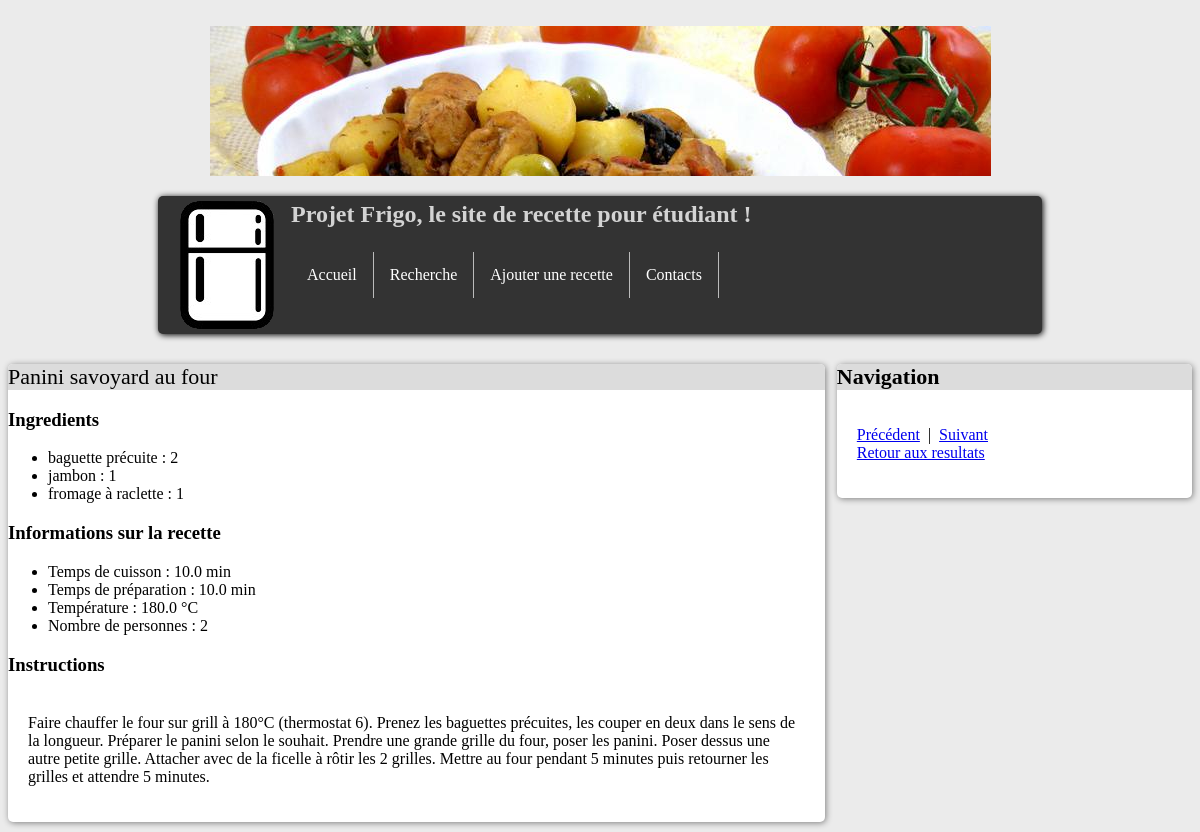
/fridgeApp/recipe/17, run on the app's committed database.
### fridgeApp/models.py (models this page shows, shortened)
class Recipe(models.Model):
    recipe_text = models.CharField(max_length = 200)
    pub_date = models.DateTimeField('date published')
    category = models.CharField(max_length = 200)

class Ingredient(models.Model):
    recipe = models.ForeignKey(Recipe, on_delete=models.CASCADE)
    ingredient_text = models.CharField(max_length = 50)
    quantity = models.FloatField()
    unit = models.CharField(max_length = 30)
    category = models.CharField(max_length = 200)

class Cook_information(models.Model):
    recipe = models.ForeignKey(Recipe, on_delete=models.CASCADE)
    information_text = models.CharField(max_length = 200)
    value = models.FloatField()
    value_unit = models.CharField(max_length = 30)

class Instructions(models.Model):
    recipe = models.ForeignKey(Recipe, on_delete=models.CASCADE)
    instructions_text = models.CharField(max_length = 1500)

### fridgeApp/views.py (the view)
# urls.py: url(r'^recipe/(?P<recipe_id>[0-9]+)$', views.recipe, name='recipe'),
def recipe(request, recipe_id):
    recipe = get_object_or_404(Recipe, pk = recipe_id)
    return render(request, 'fridgeApp/recipe.html', locals())

### fridgeApp/templates/fridgeApp/recipe.html (shortened to what this page needs)
﻿{% load static %}
<body>
	{% include "fridgeApp/includes/tabs.html" with active_tab='None' %}
	<section>
	<div class="title">{{ recipe.recipe_text }}</div>
	<h3> Ingredients </h3>
	<ul>
	{% for ingredient in recipe.ingredient_set.all %}
		<li> {{ingredient.ingredient_text}} :
		{% if ingredient.quantity|add:"0" == ingredient.quantity %}
			{{ingredient.quantity|add:"0"}}
		{% else %}
			{{ingredient.quantity}}
		{% endif %}
		</li>
	{% endfor %}
	</ul>
	<h3> Informations sur la recette </h3>
	<ul>
	{% for info in recipe.cook_information_set.all %}
		<li> {{info.information_text}} :
		{% if info.value != 0 and info.value_unit == 'none' %}
			{{info.value|stringformat:"d"}}
		{% else %}
			{% if info.value != 0 %} {{info.value}} {% endif %}
			{% if info.value_unit != 'none' %} {{info.value_unit}} {% endif %} </li>
		{% endif %}
	{% endfor %}
	</ul>
	<h3> Instructions </h3>
	<p> {{recipe.instructions_set.all.0.instructions_text}} </p>
	</section>
	<aside>
		<div class="title"><strong>Navigation</strong></div>
		<p>
			<a href="{%url 'fridgeApp:recipe' recipe.id|add:-1%}">Précédent</a>&nbsp; |&nbsp;
			<a href="{%url 'fridgeApp:recipe' recipe.id|add:'1'%}">Suivant</a> <br/>
			<a href="{%url 'fridgeApp:result'%}">Retour aux resultats</a>
		</p>
	</aside>
</body>

### fridgeApp/static/fridgeApp/stylesheet.css (style rules this page uses)
body { background-color: rgb(235,235,235); }
section { float: left; background-color: white; border-radius: 5px; box-shadow: 1px 1px 6px gray; width: 69%; margin: 10px 0px 10px 0px; }
section .title { background-color: rgb(220,220,220); border-bottom-width: 1px; border-radius: 5px 5px 0px 0px; border-color: black; font-size: 22px; }
section p { padding: 20px; }
aside { float: right; background-color: white; border-radius: 5px; box-shadow: 1px 1px 6px gray; width: 30%; margin: 10px 0px 10px 0px; }
aside .title { background-color: rgb(220,220,220); border-bottom-width: 1px; border-radius: 5px 5px 0px 0px; border-color: black; font-size: 22px; }
aside p { padding: 20px; }

### data on the page
Recipe: recipe_text "Panini savoyard au four", instructions_set.all.0.instructions_text "Faire chauffer le four sur grill à 180°C (thermostat 6). Prenez les baguettes précuites, les couper en deux dans le sens de la longueur. Préparer le panini selon le souhait. Prendre une grande grille du four, poser les panini. Poser dessus une autre petite grille. Attacher avec de la ficelle à rôtir les 2 grilles. Mettre au four pendant 5 minutes puis retourner les grilles et attendre 5 minutes."
Ingredient: ingredient_text "baguette précuite", quantity|add "2"
Ingredient: ingredient_text "jambon", quantity|add "1"
Ingredient: ingredient_text "fromage à raclette", quantity|add "1"
Cook_information: information_text "Temps de cuisson", value "10.0", value_unit "min"
Cook_information: information_text "Temps de préparation", value "10.0", value_unit "min"
Cook_information: information_text "Température", value "180.0", value_unit "°C"
Cook_information: information_text "Nombre de personnes", value "2"
